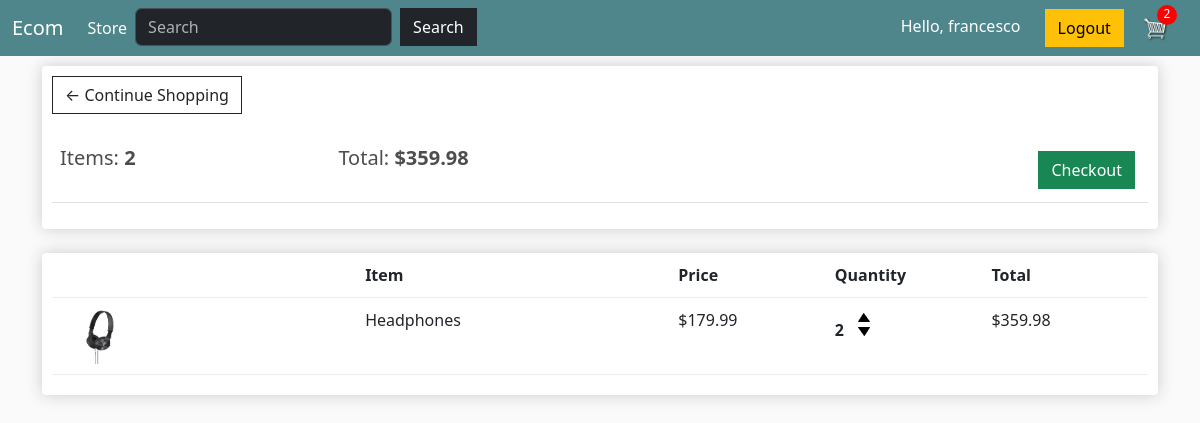
/cart/ (signed in), run on an earlier commit of the app's database.
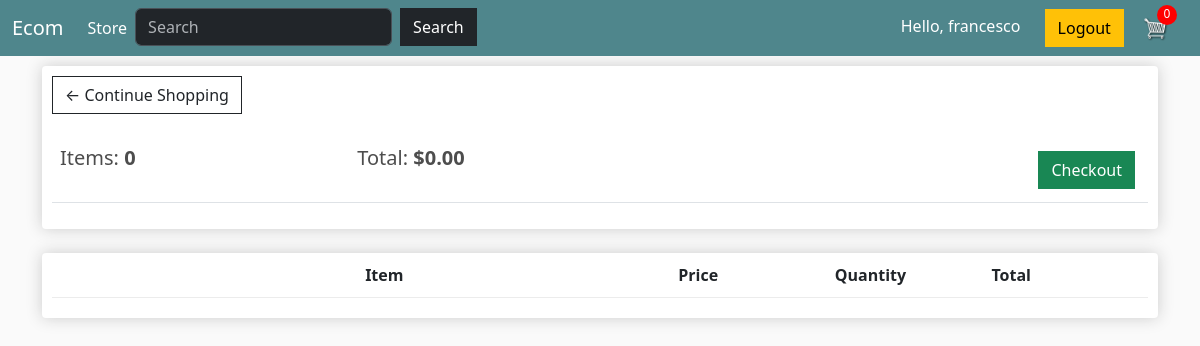
And on a later commit of the database.
### store/models.py (models this page shows, shortened)
class Order(models.Model):
    customer = models.ForeignKey(Customer, on_delete=models.SET_NULL, null=True, blank=True)
    date_ordered = models.DateTimeField(auto_now_add=True)
    complete = models.BooleanField(default=False, null=True, blank=False)
    transaction_id = models.CharField(max_length=200, null=True)
    @property
    def get_cart_total(self):
        orderitems = self.orderitem_set.all()
        total = sum([item.get_total for item in orderitems])
        return total
    @property
    def get_cart_items(self):
        orderitems = self.orderitem_set.all()
        total = sum([item.quantity for item in orderitems])
        return total

class OrderItem(models.Model):
    product = models.ForeignKey(Product, on_delete=models.SET_NULL, blank=True, null=True)
    order = models.ForeignKey(Order, on_delete=models.SET_NULL, blank=True, null=True)
    quantity = models.IntegerField(default=0, null=True, blank=True)
    date_added = models.DateTimeField(auto_now_add=True)
    @property
    def get_total(self):
        total = self.product.price * self.quantity
        return total

class Product(models.Model):
    name = models.CharField(max_length=200, null=True)
    price = models.DecimalField(max_digits=7, decimal_places=2)
    digital = models.BooleanField(default=False, null=True, blank=False)
    image = models.ImageField(null=True, blank=True)
    category = models.ForeignKey(Category, null=True, on_delete=models.SET_NULL)
    @property
    def imageURL(self):
        try:
            url = self.image.url
        except:
            url = ''
        return url

### store/views.py (the view)
# urls.py: path('cart/', views.cart, name="cart"),
def cart(request):
    data = cartData(request)
    cartItems = data['cartItems']
    order = data['order']
    items = data['items']
    context = {'items': items, 'order': order, 'cartItems': cartItems}
    return render(request, 'store/cart.html', context)

### store/utils.py (called while the page is built)
def cartData(request):
    if request.user.is_authenticated:
        customer = request.user.customer
        order, created = Order.objects.get_or_create(customer=customer, complete=False)
        items = order.orderitem_set.all()
        cartItems = order.get_cart_items
    else:
        cookieData = cookieCart(request)
        cartItems = cookieData['cartItems']
        order = cookieData['order']
        items = cookieData['items']
    return {'cartItems': cartItems, 'order': order, 'items': items}

### store/templates/store/cart.html
{% extends 'store/main.html' %}
{% load static %}
{% block content %}
    <div class="row">
        <div class="col-lg-12">
            <div class="box-element">
                <a class="btn btn-outline-dark" href="{% url 'store' %}">&#x2190; Continue Shopping</a>
                <br>
                <br>
                <table class="table">
                    <tr>
                        <th><h5>Items: <strong>{{ order.get_cart_items }}</strong></h5></th>
                        <th><h5>Total:<strong> ${{ order.get_cart_total|floatformat:2 }}</strong></h5></th>
                        <th>
                            <a style="float:right; margin:5px;" class="btn btn-success" href="{% url 'checkout' %}">Checkout</a>
                        </th>
                    </tr>
                </table>
            </div>
            <br>
            <div class="box-element">
                <div class="cart-row">
                    <div style="flex:2"></div>
                    <div style="flex:2"><strong>Item</strong></div>
                    <div style="flex:1"><strong>Price</strong></div>
                    <div style="flex:1"><strong>Quantity</strong></div>
                    <div style="flex:1"><strong>Total</strong></div>
                </div>
                {% for item in items %}
                <div class="cart-row">
                    <div style="flex:2"><img class="row-image" src="{{item.product.imageURL}}"></div>
                    <div style="flex:2"><p>{{ item.product.name }}</p></div>
                    <div style="flex:1"><p>${{ item.product.price|floatformat:2 }}</p></div>
                    <div style="flex:1">
                        <p class="quantity">{{ item.quantity }}</p>
                        <div class="quantity">
                            <img data-product={{ item.product.id }} data-action="add" class="chg-quantity update-cart" src="{% static  'images/arrow-up.png' %}">
                            <img data-product={{ item.product.id }} data-action="remove" class="chg-quantity update-cart" src="{% static  'images/arrow-down.png' %}">
                        </div>
                    </div>
                    <div style="flex:1"><p>${{ item.get_total }}</p></div>
                </div>
                {% endfor %}
            </div>
        </div>
    </div>
{% endblock content %}

### store/templates/store/main.html (shortened to what this page needs)
<!DOCTYPE html>
{% load static %}
<html lang="en">
<head>
    <link href="https://cdn.jsdelivr.net/npm/bootstrap@5.3.3/dist/css/bootstrap.min.css" rel="stylesheet"
>
    <link rel="stylesheet" type="text/css" href="{% static 'css/main.css' %}">
</head>
<body>
<nav class="navbar navbar-expand-lg bg-dark" data-bs-theme="dark">
    <div class="container-fluid">
        <a class="navbar-brand" href="{% url 'store' %}">Ecom</a>
        <div class="collapse navbar-collapse" id="navbarSupportedContent">
            <ul class="navbar-nav me-auto mb-2 mb-lg-0">
                <li class="nav-item">
                    <a class="nav-link active" aria-current="page" href="{% url 'store' %}">Store</a>
                </li>
                <li class="nav-item">
                    <form class="d-flex" method="GET" action="{% url 'product_search' %}">
                        <input class="form-control me-2" type="search" placeholder="Search" aria-label="Search"
                               name="q">
                        <button class="btn btn-dark" type="submit">Search</button>
                    </form>
                </li>
            </ul>
            <div class="form-inline my-2 my-lg-0">
                {% if user.is_authenticated %}
                    <span style="color: white; font-size: 16px; margin-right: 20px">Hello, {{ request.user }}</span>
                    <a href="{% url 'logout' %}" class="btn btn-warning">Logout</a>
                {% else %}
                    <a href="{% url 'login' %}" class="btn btn-warning">Sign up / Login</a>
                {% endif %}
                <a href="{% url 'cart' %}">
                    <img id="cart-icon" src="{% static 'images/cart.png' %}" alt="...">
                </a>
                <p id="cart-total">{{ cartItems }}</p>
            </div>
        </div>
    </div>
</nav>
<div class="container">
    {% block content %}
    {% endblock content %}
</div>
</body>
</html>

What changed in the data, as far as the page shows it:
removed OrderItem: product.imageURL (picture), product.name "Headphones", product.price "179.99", quantity "2", get_total "359.98"
computed for Order: get_cart_items "2" → "0"; get_cart_total "359.98" → "0.00"
Also different on the page:
{{ cartItems }}: "2" → "0"
